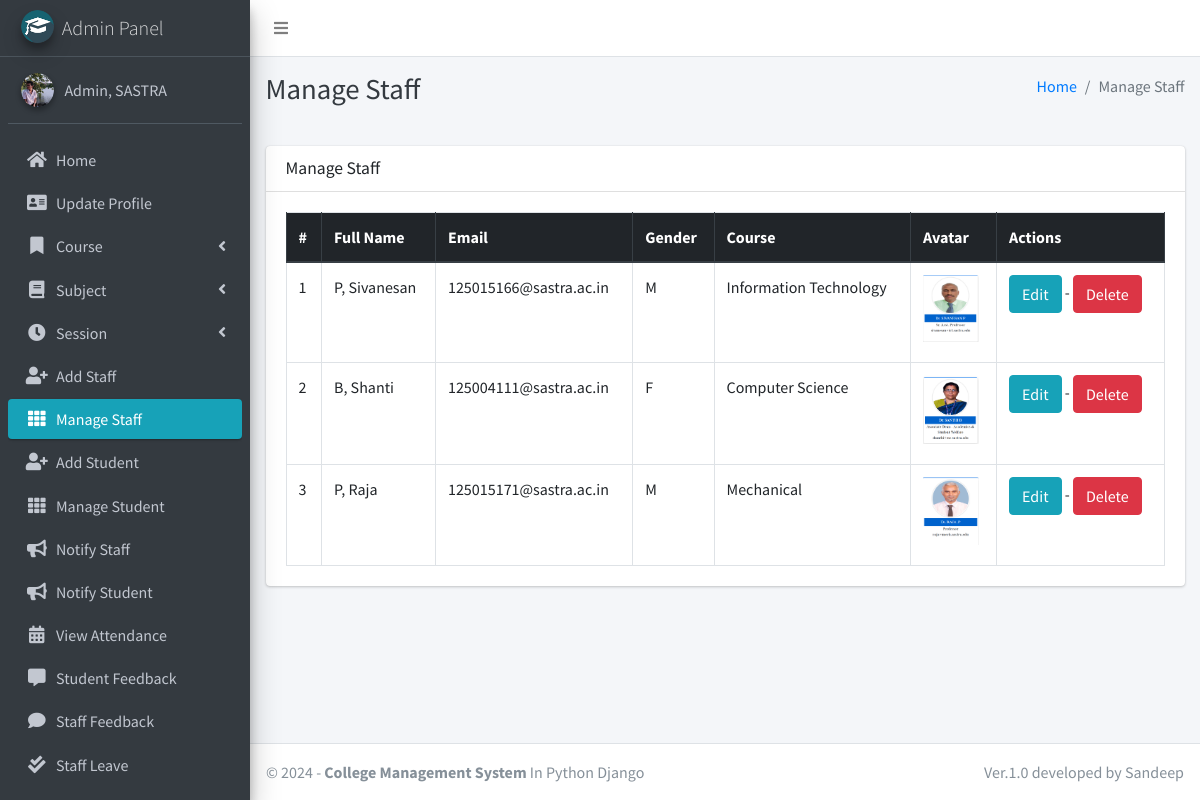
Page /staff/manage/ (signed in) on the committed database.
### main_app/models.py (models this page shows, shortened)
class CustomUser(AbstractUser):
    USER_TYPE = ((1, "HOD"), (2, "Staff"), (3, "Student"))
    GENDER = [("M", "Male"), ("F", "Female")]
    username = None  # Removed username, using email instead
    email = models.EmailField(unique=True)
    user_type = models.CharField(default=1, choices=USER_TYPE, max_length=1)
    gender = models.CharField(max_length=1, choices=GENDER)
    profile_pic = models.ImageField()
    address = models.TextField()
    fcm_token = models.TextField(default="")  # For firebase notifications
    created_at = models.DateTimeField(auto_now_add=True)
    updated_at = models.DateTimeField(auto_now=True)
    USERNAME_FIELD = "email"
    REQUIRED_FIELDS = []
    objects = CustomUserManager()
    def __str__(self):
        return self.last_name + ", " + self.first_name

class Staff(models.Model):
    course = models.ForeignKey(Course, on_delete=models.DO_NOTHING, null=True, blank=False)
    admin = models.OneToOneField(CustomUser, on_delete=models.CASCADE)

class Course(models.Model):
    name = models.CharField(max_length=120)
    created_at = models.DateTimeField(auto_now_add=True)
    updated_at = models.DateTimeField(auto_now=True)

### main_app/hod_views.py (the view)
# urls.py: path("staff/manage/", hod_views.manage_staff, name='manage_staff'),
def manage_staff(request):
    allStaff = CustomUser.objects.filter(user_type=2)
    context = {
        'allStaff': allStaff,
        'page_title': 'Manage Staff'
    }
    return render(request, "hod_template/manage_staff.html", context)

### main_app/templates/hod_template/manage_staff.html
{% extends 'main_app/base.html' %}
{% load static %}
{% block page_title %}{{page_title}}{% endblock page_title %}
{% block content %}
<section class="content">
    <div class="container-fluid">
        <div class="row">
            <div class="col-md-12">
                <div class="card">
                    <div class="card-header">
                        <h3 class="card-title">{{page_title}}</h3>
                    </div>
                    <div class="card-body">
                        <table id="example2" class="table table-bordered table-hover">
                            <thead class="thead-dark">
                                <tr>
                                    <th>#</th>
                                    <th>Full Name</th>
                                    <th>Email</th>
                                    <th>Gender</th>
                                    <th>Course</th>
                                    <th>Avatar</th>
                                    <th>Actions</th>
                                </tr>
                            </thead>
                            <tbody>
                                {% for staff in allStaff %}
                                <tr>
                                    <td>{{ forloop.counter }}</td>
                                    <td>{{staff.last_name}}, {{staff.first_name}}</td>
                                    <td>{{staff.email}}</td>
                                    <td>{{staff.gender}}</td>
                                    <td>{{staff.staff.course.name}}</td>
                                    <td>
                                        {% if staff.profile_pic == ""  %}
                                        No Image
                                        {% else %}
                                        <img class="img img-fluid mb-2" height="56" width="56"
                                            src="{{staff.profile_pic}}" alt="">
                                        {% endif %}
                                    </td>
                                    <td>
                                        <a href="{% url 'edit_staff' staff.staff.id %}" class="btn btn-info">Edit</a> -
                                        <a href="{% url 'delete_staff' staff.staff.id %}" class="btn btn-danger" onclick="return confirm('Are you sure about this ?')">Delete</a>
                                    </td>
                                </tr>
                                {% endfor %}
                            </tbody>
                        </table>
                    </div>
                </div>
            </div>
        </div>
    </div>
</section>
{% endblock content %}

### main_app/templates/main_app/sidebar_template.html (shortened to what this page needs)
{% load static %}
<aside class="main-sidebar sidebar-dark-info elevation-4">
    {% if request.user.user_type == '1' %}
    <a href="{% url 'admin_home' %}" class="brand-link">
        <img src="{% static 'dist/img/cmsl.png' %} " alt="AdminLTE Logo"
            class="brand-image img-circle elevation-3" >
        <span class="brand-text font-weight-light">Admin Panel</span>
    </a>
    <div class="sidebar">
        <div class="user-panel mt-3 pb-3 mb-3 d-flex">
            <div class="image">
                <img src="{{ request.user.profile_pic}}" class="img-circle elevation-2" alt="User Image">
            </div>
            <div class="info">
                <a href="#" class="d-block">{{user}}</a>
            </div>
        </div>
        <nav class="mt-2">
            <ul class="nav nav-pills nav-sidebar flex-column" data-widget="treeview" role="menu" data-accordion="false">
                <li class="nav-item">
                    {% url 'admin_home' as admin_home %}
                    <a href="{{admin_home}}" class="nav-link {% if admin_home == request.path %} active {% endif %}">
                        <i class="nav-icon fas fa-home"></i>
                        <p>
                            Home
                        </p>
                    </a>
                </li>
                <li class="nav-item">
                    {% url 'admin_view_profile' as admin_view_profile %}
                    <a href="{{admin_view_profile}}"
                        class="nav-link {% if admin_view_profile == request.path %} active {% endif %}">
                        <i class="nav-icon fas fa-address-card"></i>
                        <p>
                            Update Profile
                        </p>
                    </a>
                </li>
                <li class="nav-item has-treeview">
                    <a href="#" class="nav-link">
                        <i class="nav-icon fas fa-bookmark"></i>
                        <p>
                            Course
                            <i class="fas fa-angle-left right"></i>
                        </p>
                    </a>
                </li>
                <li class="nav-item has-treeview">
                    <a href="#" class="nav-link">
                        <i class="nav-icon fas fa-book"></i>
                        <p>
                            Subject
                            <i class="fas fa-angle-left right"></i>
                        </p>
                    </a>
                </li>
                <li class="nav-item has-treeview">
                    <a href="#" class="nav-link">
                        <i class="nav-icon fas fa-clock"></i>
                        <p>
                            Session
                            <i class="fas fa-angle-left right"></i>
                        </p>
                    </a>
                </li>
                <li class="nav-item">
                    {% url 'add_staff' as add_staff %}
                    <a href="{{add_staff}}" class="nav-link {% if add_staff == request.path %} active {% endif %}">
                        <i class="nav-icon fas fa-user-plus"></i>
                        <p>
                            Add Staff
                        </p>
                    </a>
                </li>
                <li class="nav-item">
                    {% url 'manage_staff' as manage_staff %}
                    {% url 'edit_staff' staff_id as edit_staff %}
                    <a href="{{manage_staff}}"
                        class="nav-link {% if manage_staff == request.path or request.path == edit_staff %} active {% endif %}">
                        <i class="nav-icon fas fa-th"></i>
                        <p>
                            Manage Staff
                        </p>
                    </a>
                </li>
                <li class="nav-item">
                    {% url 'add_student' as add_student%}
                    <a href="{{add_student}}" class="nav-link  {% if add_student == request.path %} active {% endif %}">
                        <i class="nav-icon fas fa-user-plus"></i>
                        <p>
                            Add Student
                        </p>
                    </a>
                </li>
                <li class="nav-item">
                    {% url 'manage_student' as manage_student %}
                    {% url 'edit_student' student_id as edit_student %}
                    <a href="{{manage_student}}"
                        class="nav-link  {% if edit_student == request.path or manage_student == request.path %} active {% endif %}">
                        <i class="nav-icon fas fa-th"></i>
                        <p>
                            Manage Student
                        </p>
                    </a>
                </li>
                <li class="nav-item">
                    {% url 'admin_notify_staff' as admin_notify_staff %}
                    <a href="{{admin_notify_staff}}"
                        class="nav-link {% if admin_notify_staff == request.path %} active {% endif %}">
                        <i class="nav-icon fas fa-bullhorn"></i>
                        <p>
                            Notify Staff
                        </p>
                    </a>
                </li>
                <li class="nav-item">
                    {% url 'admin_notify_student' as admin_notify_student %}
                    <a href="{{admin_notify_student}}"
                        class="nav-link {% if admin_notify_student == request.path %} active {% endif %}">
                        <i class="nav-icon fas fa-bullhorn"></i>
                        <p>
                            Notify Student
                        </p>
                    </a>
                </li>
                <li class="nav-item">
                    {% url 'admin_view_attendance' as admin_view_attendance %}
                <li class="nav-item">
                    <a href="{{admin_view_attendance}}"
                        class="nav-link  {% if admin_view_attendance == request.path %} active {% endif %}">
                        <i class="nav-icon fas fa-calendar-alt"></i>
                        <p>
                            View Attendance
                        </p>
                    </a>
                </li>
                <li class="nav-item">
                    {% url 'student_feedback_message' as student_feedback_message %}
                    <a href="{{ student_feedback_message }}"
                        class="nav-link  {% if student_feedback_message == request.path %} active {% endif %}">
                        <i class="nav-icon fas fa-comment-alt"></i>
                        <p>
                            Student Feedback
                        </p>
                    </a>
                </li>
                <li class="nav-item">
                    {% url 'staff_feedback_message' as staff_feedback_message %}
                    <a href="{{staff_feedback_message}}"
                        class="nav-link   {% if staff_feedback_message == request.path %} active {% endif %}">
                        <i class="nav-icon fas fa-comment"></i>
                        <p>
                            Staff Feedback
                        </p>
                    </a>
                </li>
                <li class="nav-item">
                    {% url 'view_staff_leave' as view_staff_leave %}
                    <a href="{{view_staff_leave}}"
                        class="nav-link  {% if view_staff_leave == request.path %} active {% endif %}">
                        <i class="nav-icon fas fa-check-double"></i>
                        <p>
                            Staff Leave
                        </p>
                    </a>
                </li>
                <li class="nav-item">
                    {% url 'view_student_leave' as view_student_leave %}
                    <a href="{% url 'view_student_leave' %}"
                        class="nav-link  {% if view_student_leave == request.path %} active {% endif %}">
                    </a>
                </li>
                                        {% endif %}
                                    </ul>
                                </nav>
                            </div>
</aside>

### rows in the picture
CustomUser: user.profile_pic (picture), last_name+first_name "Admin, SASTRA"
CustomUser: last_name "P", first_name "Sivanesan", email "125015166@sastra.ac.in", gender "M", staff.course.name "Information Technology", profile_pic (picture)
CustomUser: last_name "B", first_name "Shanti", email "125004111@sastra.ac.in", gender "F", staff.course.name "Computer Science", profile_pic (picture)
CustomUser: last_name "P", first_name "Raja", email "125015171@sastra.ac.in", gender "M", staff.course.name "Mechanical", profile_pic (picture)

### other values in the picture
{{ page_title }} "Manage Staff"
